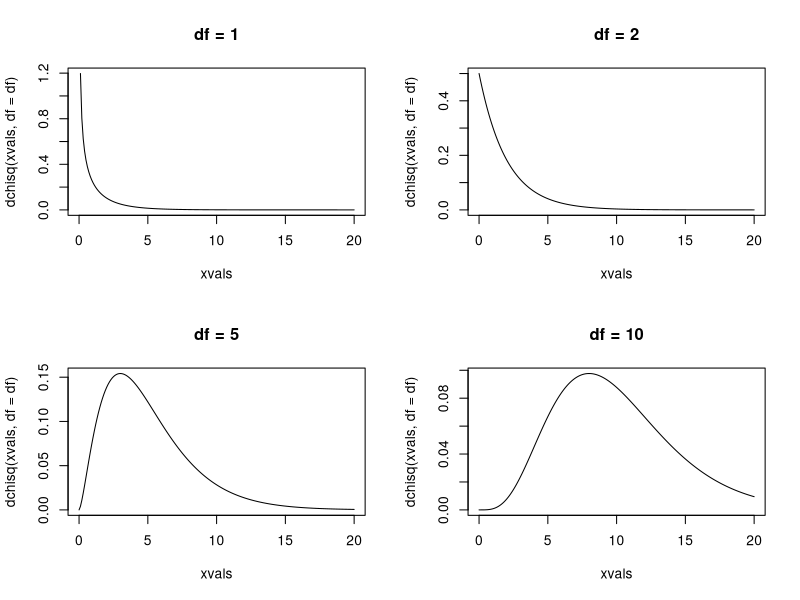

This chart was generated by the following R code:
pdf("chisquared.pdf", paper = "letter", horizontal = FALSE)
par(mfrow = c(2, 2))
xvals <- seq(0, 20, length = 200)
for (df in c(1, 2, 5, 10)){
  plot(xvals, dchisq(xvals, df = df), type = "l")
  title(paste("df = ", df, sep = ""))
}
dev.off()
